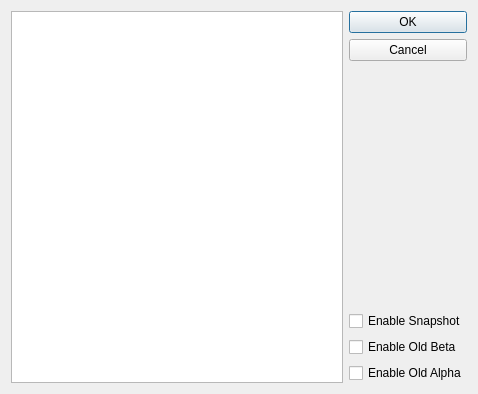
<?xml version="1.0" encoding="UTF-8"?>
<ui version="4.0">
 <class>GameDownloadDialog</class>
 <widget class="QDialog" name="GameDownloadDialog">
  <property name="geometry">
   <rect>
    <x>0</x>
    <y>0</y>
    <width>478</width>
    <height>394</height>
   </rect>
  </property>
  <property name="windowTitle">
   <string>Game Download</string>
  </property>
  <layout class="QHBoxLayout" name="horizontalLayout">
   <item>
    <widget class="QTableView" name="gameDownload_tableView">
     <property name="editTriggers">
      <set>QAbstractItemView::NoEditTriggers</set>
     </property>
     <property name="selectionMode">
      <enum>QAbstractItemView::SingleSelection</enum>
     </property>
     <property name="selectionBehavior">
      <enum>QAbstractItemView::SelectRows</enum>
     </property>
     <property name="sortingEnabled">
      <bool>true</bool>
     </property>
     <attribute name="horizontalHeaderDefaultSectionSize">
      <number>21</number>
     </attribute>
     <attribute name="horizontalHeaderHighlightSections">
      <bool>false</bool>
     </attribute>
     <attribute name="verticalHeaderVisible">
      <bool>false</bool>
     </attribute>
    </widget>
   </item>
   <item>
    <layout class="QVBoxLayout" name="verticalLayout">
     <item>
      <widget class="QDialogButtonBox" name="buttonBox">
       <property name="sizePolicy">
        <sizepolicy hsizetype="Preferred" vsizetype="Fixed">
         <horstretch>0</horstretch>
         <verstretch>0</verstretch>
        </sizepolicy>
       </property>
       <property name="orientation">
        <enum>Qt::Vertical</enum>
       </property>
       <property name="standardButtons">
        <set>QDialogButtonBox::Cancel|QDialogButtonBox::Ok</set>
       </property>
      </widget>
     </item>
     <item>
      <spacer name="verticalSpacer">
       <property name="orientation">
        <enum>Qt::Vertical</enum>
       </property>
       <property name="sizeHint" stdset="0">
        <size>
         <width>20</width>
         <height>40</height>
        </size>
       </property>
      </spacer>
     </item>
     <item>
      <widget class="QCheckBox" name="enableSnapshot_checkBox">
       <property name="text">
        <string>Enable Snapshot</string>
       </property>
      </widget>
     </item>
     <item>
      <widget class="QCheckBox" name="enableOldBeta_checkBox">
       <property name="text">
        <string>Enable Old Beta</string>
       </property>
      </widget>
     </item>
     <item>
      <widget class="QCheckBox" name="enableOldAlpha_checkBox">
       <property name="text">
        <string>Enable Old Alpha</string>
       </property>
      </widget>
     </item>
    </layout>
   </item>
  </layout>
 </widget>
 <resources/>
 <connections>
  <connection>
   <sender>buttonBox</sender>
   <signal>accepted()</signal>
   <receiver>GameDownloadDialog</receiver>
   <slot>accept()</slot>
   <hints>
    <hint type="sourcelabel">
     <x>248</x>
     <y>254</y>
    </hint>
    <hint type="destinationlabel">
     <x>157</x>
     <y>274</y>
    </hint>
   </hints>
  </connection>
  <connection>
   <sender>buttonBox</sender>
   <signal>rejected()</signal>
   <receiver>GameDownloadDialog</receiver>
   <slot>reject()</slot>
   <hints>
    <hint type="sourcelabel">
     <x>316</x>
     <y>260</y>
    </hint>
    <hint type="destinationlabel">
     <x>286</x>
     <y>274</y>
    </hint>
   </hints>
  </connection>
 </connections>
</ui>
